Frame 1 (no input): blank canvas, image omitted
Frame 60 (no input): blank canvas, image omitted
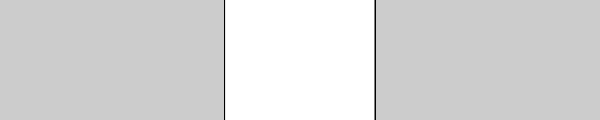
Frame 120 (the mouse pressed at the canvas centre since frame 60)

The p5.js sketch whose frames 1 and 60 were blank and that drew this single picture after the mouse press (run headless with seeded random() and noise() and a simulated clock; from frame 60 on, the mouse is pressed at the canvas centre):

// p5.js sketch
// ── sketch.js
function setup() {
  createCanvas(600, 120);
  background(204);
}

function draw() {
  translate(mouseX, mouseY);
  var scalar = mouseX / 60.0;
  scale(scalar);
  strokeWeight(1.0 / scalar);
  rect(-15, -15, 30, 30);
}
